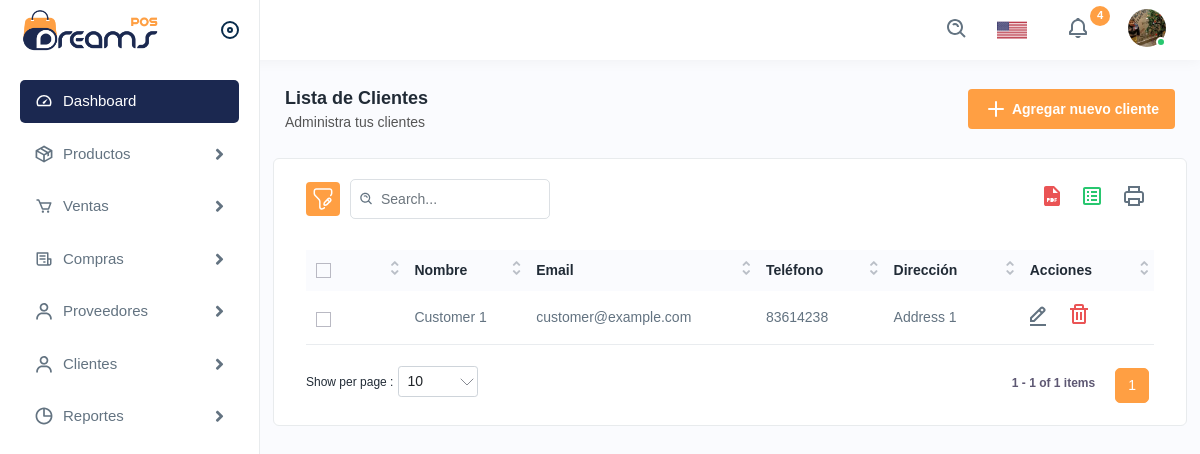
Screenshot of /list/customer/ (signed in) with the database file from the repository.
### backend/models.py (models this page shows, shortened)
class Cliente(models.Model):
    nombre = models.CharField(max_length=100)
    direccion = models.TextField(blank=True, null=True)
    email = models.EmailField(max_length=255, blank=True, null=True)
    telefono = models.CharField(max_length=15, blank=True, null=True)

### backend/views.py (the view)
# urls.py: path('list/customer/', login_required(CustomerListView.as_view()), name='list_customer'),
class CustomerListView(ListView):
    model = Cliente
    template_name = 'dashboard/list_customers.html'
    context_object_name = 'customers'

### backend/templates/dashboard/list_customers.html (shortened to what this page needs)
{% extends 'base.html' %}
{% load static %}
{% block content %}
<div class="page-header">
    <div class="page-title">
        <h4>Lista de Clientes</h4>
        <h6>Administra tus clientes</h6>
    </div>
    <div class="page-btn">
        <a href="{% url 'create_customer' %}" class="btn btn-added">
            <img src="{% static 'assets/img/icons/plus.svg' %}" alt="img" class="me-1" />
            Agregar nuevo cliente
        </a>
    </div>
</div>
<div class="card">
    <div class="card-body">
        <div class="table-top">
            <div class="search-set">
                <div class="search-path">
                    <a class="btn btn-filter" id="filter_search">
                        <img src="{% static 'assets/img/icons/filter.svg' %}" alt="img" />
                    </a>
                </div>
                <div class="search-input">
                    <a class="btn btn-searchset">
                        <img src="{% static 'assets/img/icons/search-white.svg' %}" alt="img" />
                    </a>
                </div>
            </div>
            <div class="wordset">
                <ul>
                    <li>
                        <a data-bs-toggle="tooltip" data-bs-placement="top" title="pdf">
                            <img src="{% static 'assets/img/icons/pdf.svg' %}" alt="img" />
                        </a>
                    </li>
                    <li>
                        <a data-bs-toggle="tooltip" data-bs-placement="top" title="excel">
                            <img src="{% static 'assets/img/icons/excel.svg' %}" alt="img" />
                        </a>
                    </li>
                    <li>
                        <a data-bs-toggle="tooltip" data-bs-placement="top" title="print">
                            <img src="{% static 'assets/img/icons/printer.svg' %}" alt="img" />
                        </a>
                    </li>
                </ul>
            </div>
        </div>
        <div class="table-responsive">
            <table class="table datanew">
                <thead>
                    <tr>
                        <th>
                            <label class="checkboxs">
                                <span class="checkmarks"></span>
                            </label>
                        </th>
                        <th>Nombre</th>
                        <th>Email</th>
                        <th>Teléfono</th>
                        <th>Dirección</th>
                        <th>Acciones</th>
                    </tr>
                </thead>
                <tbody>
                    {% for cliente in customers %}
                    <tr>
                        <td>
                            <label class="checkboxs">
                                <span class="checkmarks"></span>
                            </label>
                        </td>
                        <td>{{ cliente.nombre }}</td>
                        <td>{{ cliente.email|default:"Sin email" }}</td>
                        <td>{{ cliente.telefono|default:"Sin teléfono" }}</td>
                        <td>{{ cliente.direccion|default:"Sin dirección" }}</td>
                        <td>
                            <a class="me-3" href="{% url 'update_customer' cliente.id %}">
                                <img src="{% static 'assets/img/icons/edit.svg' %}" alt="img" />
                            </a>
                            <form class="d-inline" action="{% url 'delete_customer' cliente.id %}" method="post">
                                <button type="button" class="btn confirm-text p-0 m-0 align-baseline">
                                    <img src="{% static 'assets/img/icons/delete.svg' %}" alt="img" />
                                </button>
                            </form>
                        </td>
                    </tr>
                    {% endfor %}
                </tbody>
            </table>
        </div>
    </div>
</div>
{% endblock content %}</a></label></select></div>

### rows the page displays
Cliente: nombre "Customer 1", email "customer@example.com", telefono "83614238", direccion "Address 1"
